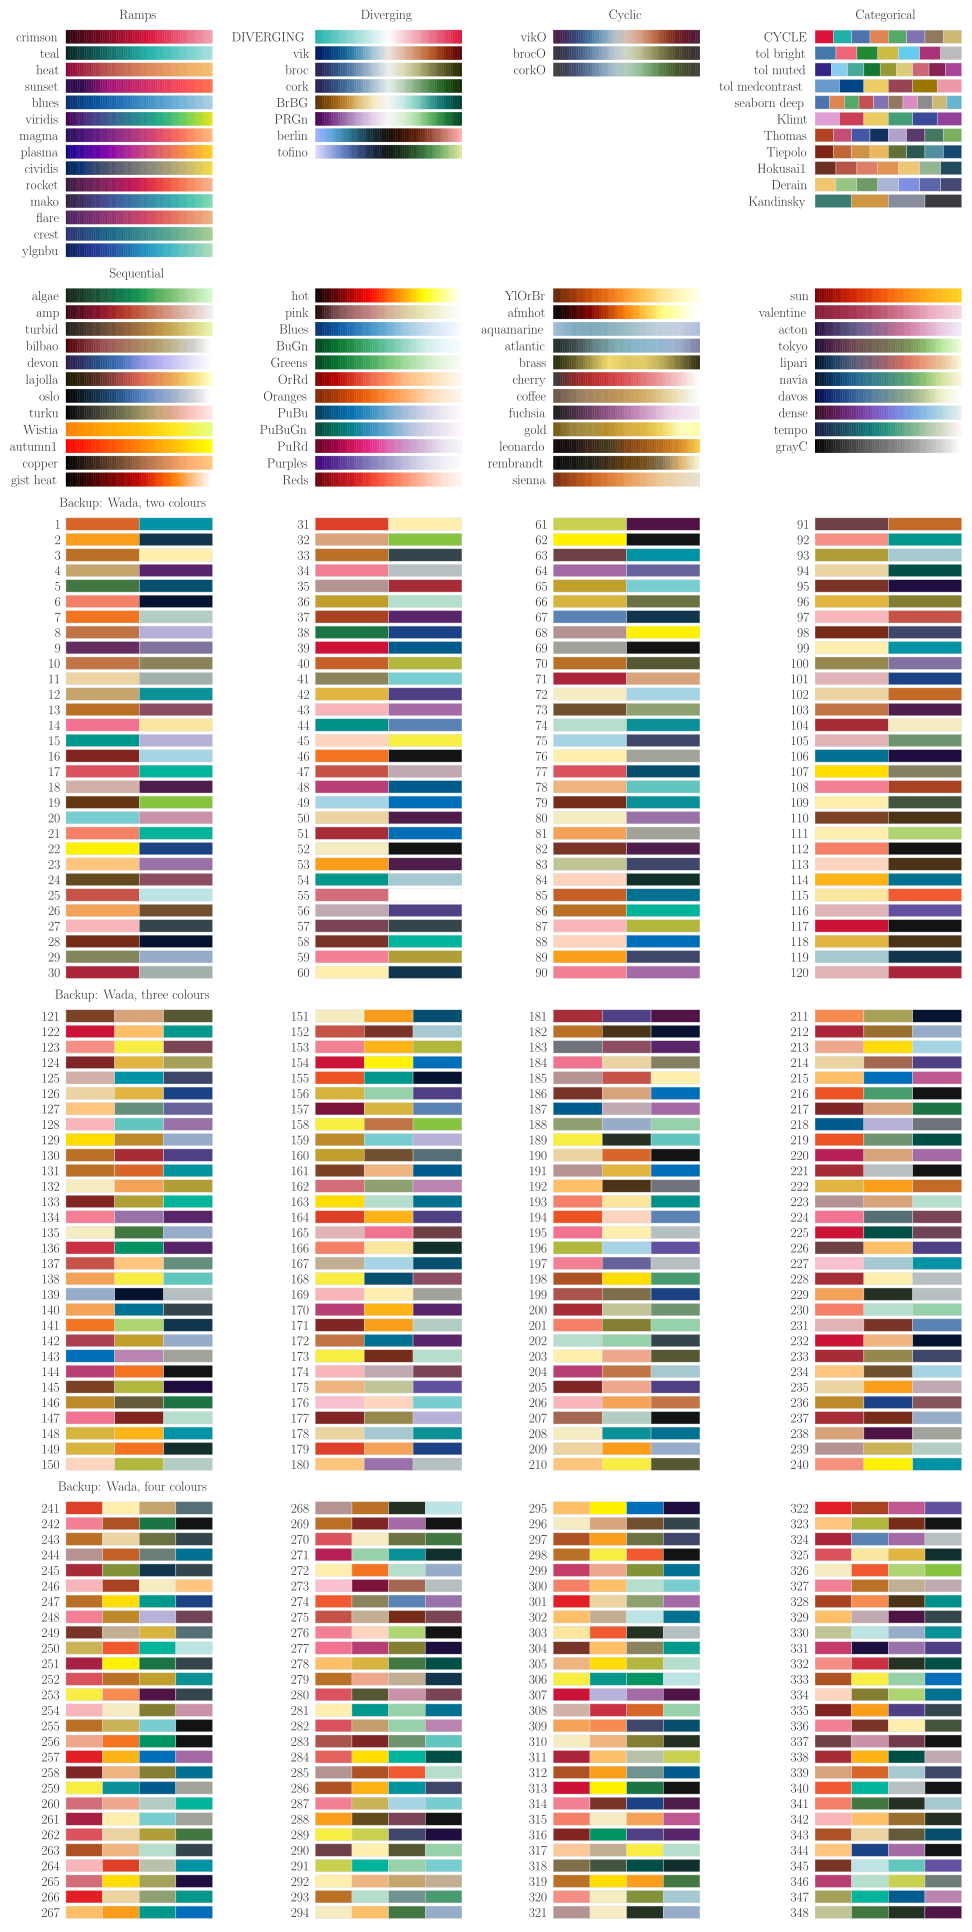

Python code for this plot:
"""Shows every colour option in the library with its name: the schemes by kind, then Wada's combinations as a backup."""
from pathlib import Path

import numpy as np
from matplotlib.colors import LinearSegmentedColormap

import labfigs as lf

out = Path(__file__).parent
ACROSS, STOPS = 4, 64


def smooth(colours):
    return LinearSegmentedColormap.from_list("", colours)(np.linspace(0, 1, STOPS))


def split(title, sets):
    keys, size = list(sets), -(-len(sets) // ACROSS)
    return [(title if i == 0 else "", {key: sets[key] for key in keys[i * size:(i + 1) * size]}) for i in range(ACROSS)]


wada = lf.combos(kind="combination")
bands = [
    [("Ramps", {name: lf.ramp(STOPS, name) for name in lf.RAMPS}),
     ("Diverging", {"DIVERGING": lf.DIVERGING(np.linspace(0, 1, STOPS))} | {
         key: smooth(colours) for key, colours in lf.combos(kind="diverging").items()}),
     ("Cyclic", {key: smooth(colours) for key, colours in lf.combos(kind="cyclic").items()}),
     ("Categorical", {"CYCLE": lf.CYCLE} | lf.combos(kind="categorical"))],
    split("Sequential", {key: lf.ramp(STOPS, colours) for key, colours in lf.combos(kind="sequential").items()}),
    *(split(f"Backup: Wada, {title} colours", {key: colours for key, colours in wada.items() if len(colours) == size})
      for size, title in ((2, "two"), (3, "three"), (4, "four"))),
]
rows = [max(len(sets) for _, sets in band) for band in bands]

lf.use()
fig, axes = lf.subplots(len(bands), ACROSS, width=10, aspect=1.6, gridspec_kw={"height_ratios": [n + 2 for n in rows], "wspace": 0.08})
for line, band, n in zip(axes, bands, rows):
    for ax, (title, sets) in zip(line, band):
        lf.swatches(ax, sets)
        ax.set(title=title, ylim=(n - 0.4, -0.6))
lf.save(fig, out / "colours", trim=False)

shown = [key for band in bands for _, sets in band for key in sets]
assert len(shown) == len(set(shown)) == len(lf.COMBOS) + len(lf.RAMPS) + 2, len(shown)
assert set(lf.COMBOS) | set(lf.RAMPS) <= set(shown) and lf.vividness(["yellow"]) == 1 > lf.vividness([lf.CRIMSON]) > lf.vividness([lf.TEAL])
assert lf.vividness(lf.CYCLE[2:]) < 0.6 and len(lf.combos()) == len(lf.COMBOS) > len(lf.combos(arc=(0, 60))) > 100
print("wrote", out / "colours.svg", len(shown), "rows")
